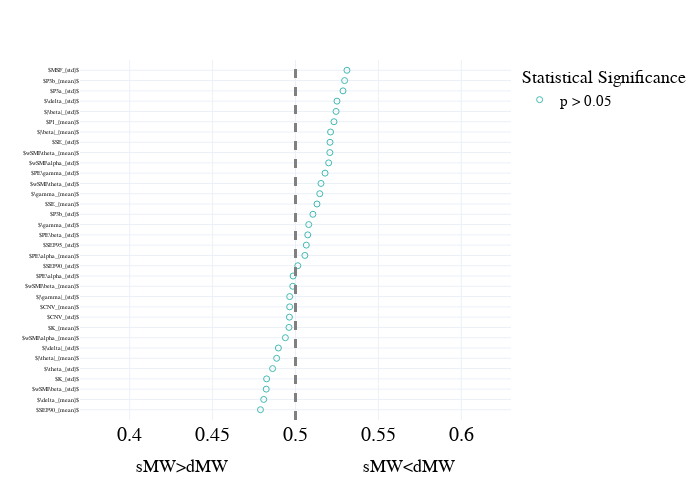

Notebook cell for this chart:
### Code cell
# segment_mind_roc = segment_mind_roc.sort_values(by = 'AUC', ascending = False).head(10).append(segment_mind_roc.sort_values(by = 'AUC', ascending = False).tail(10))

fig = px.scatter(body.sort_values(by = 'AUC'),x = 'AUC', y = 'markers', template = "plotly_white", symbol = 'significant', 
#                  color = 'significant',
                 color_discrete_sequence = [lblue, green,orange, pink], 
                 
                 category_orders = {'significant': ['p > 0.05','p < 0.05 uncorrected', 'p < 0.05 FDR corrected']},
                 symbol_sequence = ['circle-open','circle','hexagram' ],
                 # category_orders = {'significant': ['p < 0.05 FDR corrected','p < 0.05 uncorrected','p > 0.05']},
                 # symbol_sequence = ['hexagram','circle','circle-open',],
                 
                 
                 labels = {'AUC': 'sMW>dMW                           sMW<dMW', 'significant': 'Statistical Significance', 'markers':''}
                )
fig.add_vline(x=0.5, line_width=3, line_dash="dash", line_color="grey")
fig.update_traces(marker=dict(size = 6))

fig.update_layout(
    font=dict(
        family="Times new roman",
        size=15,
        color="black"
    ),
    width=700,
    height=500,
#     autosize = True, 
    template = 'plotly_white',
    xaxis = dict(
            visible=True,
            range = [0.37,0.63], 
            tickfont = {"size": 20},
                automargin = False,
    autorange = False,
        ),
    yaxis = dict(
    tickfont = {"size": 6, "color": 'black'},
    automargin = False,
    autorange = False,
    range = [-1,len(body)],
    dtick = 1
    ),
    showlegend=True,
)


fig.show()
# pio.write_json(fig, 'Figs/univariate_roc_mw_segment.plotly')
# fig.write_image('Figs/univariate_roc_mw_segment.png')
fig.write_image("Figs//univariate_roc_mw_segment_body.pdf")

### Figure 1 — Plotly figure (JSON) as saved in the notebook; plotly's stock layout.template omitted (floating-point values rounded to 4 significant figures)
{"data": [{"hovertemplate": "Statistical Significance=p > 0.05<br>sMW>dMW                           sMW<dMW=%{x}<br>=%{y}<extra></extra>", "legendgroup": "p > 0.05", "marker": {"color": "#42B9B2", "size": 6, "symbol": "circle-open"}, "mode": "markers", "name": "p > 0.05", "orientation": "h", "showlegend": true, "type": "scatter", "x": [0.4789, 0.4808, 0.4823, 0.4826, 0.4862, 0.4886, 0.4897, 0.4939, 0.496, 0.4963, 0.4965, 0.4965, 0.4983, 0.4986, 0.5014, 0.5057, 0.5065, 0.5074, 0.508, 0.5105, 0.513, 0.5146, 0.5154, 0.5178, 0.52, 0.5207, 0.5208, 0.5211, 0.5232, 0.5245, 0.525, 0.5287, 0.5296, 0.531], "xaxis": "x", "y": ["$SEF90_{mean}$", "$\\delta_{mean}$", "$wSMI\\beta_{std}$", "$K_{std}$", "$\\theta_{std}$", "$|\\theta|_{mean}$", "$|\\delta|_{std}$", "$wSMI\\alpha_{mean}$", "$K_{mean}$", "$CNV_{std}$", "$CNV_{mean}$", "$|\\gamma|_{std}$", "$wSMI\\beta_{mean}$", "$PE\\alpha_{std}$", "$SEF90_{std}$", "$PE\\alpha_{mean}$", "$SEF95_{std}$", "$PE\\beta_{std}$", "$\\gamma_{std}$", "$P3b_{std}$", "$SE_{mean}$", "$\\gamma_{mean}$", "$wSMI\\theta_{std}$", "$PE\\gamma_{std}$", "$wSMI\\alpha_{std}$", "$wSMI\\theta_{mean}$", "$SE_{std}$", "$|\\beta|_{mean}$", "$P1_{mean}$", "$|\\beta|_{std}$", "$\\delta_{std}$", "$P3a_{std}$", "$P3b_{mean}$", "$MSF_{std}$"], "yaxis": "y"}], "layout": {"font": {"color": "black", "family": "Times new roman", "size": 15}, "height": 500, "legend": {"title": {"text": "Statistical Significance"}, "tracegroupgap": 0}, "margin": {"t": 60}, "shapes": [{"line": {"color": "grey", "dash": "dash", "width": 3}, "type": "line", "x0": 0.5, "x1": 0.5, "xref": "x", "y0": 0, "y1": 1, "yref": "y domain"}], "showlegend": true, "width": 700, "xaxis": {"anchor": "y", "automargin": false, "autorange": false, "domain": [0, 1], "range": [0.37, 0.63], "tickfont": {"size": 20}, "title": {"text": "sMW>dMW                           sMW<dMW"}, "type": "linear", "visible": true}, "yaxis": {"anchor": "x", "automargin": false, "autorange": false, "domain": [0, 1], "dtick": 1, "range": [-1, 34], "tickfont": {"color": "black", "size": 6}, "title": {"text": ""}, "type": "category"}}}
